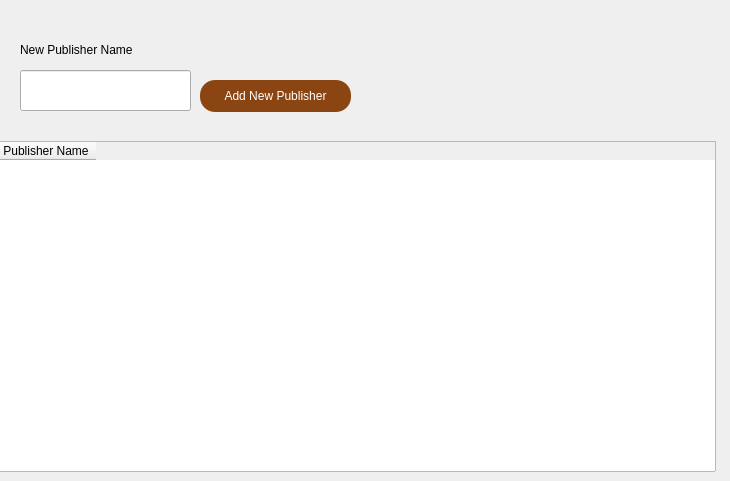
      <widget class="QWidget" name="tab_9">
       <attribute name="title">
        <string>Publisher</string>
       </attribute>
       <widget class="QPushButton" name="pushButton_16">
        <property name="geometry">
         <rect>
          <x>200</x>
          <y>80</y>
          <width>151</width>
          <height>32</height>
         </rect>
        </property>
        <property name="styleSheet">
         <string notr="true">QPushButton {
    border-radius: 15px;
    background-color: #8B4513;  /* Цвет: Шоколадный */
    color: white;
    font-size: 12px;
    border: none;
    padding: 10px 20px;
}

QPushButton:hover {
    background-color: #A0522D;  /* Светлее при наведении */
}

QPushButton:pressed {
    background-color: #5C3317;  /* Темнее при нажатии */
}</string>
        </property>
        <property name="text">
         <string>Add New Publisher</string>
        </property>
       </widget>
       <widget class="QLineEdit" name="lineEdit_25">
        <property name="geometry">
         <rect>
          <x>20</x>
          <y>70</y>
          <width>171</width>
          <height>41</height>
         </rect>
        </property>
       </widget>
       <widget class="QLabel" name="label_31">
        <property name="geometry">
         <rect>
          <x>20</x>
          <y>40</y>
          <width>131</width>
          <height>20</height>
         </rect>
        </property>
        <property name="text">
         <string>New Publisher Name</string>
        </property>
       </widget>
       <widget class="QTableWidget" name="tableWidget_2">
        <property name="geometry">
         <rect>
          <x>-5</x>
          <y>141</y>
          <width>721</width>
          <height>331</height>
         </rect>
        </property>
        <column>
         <property name="text">
          <string>Publisher Name</string>
         </property>
        </column>
       </widget>
      </widget>
